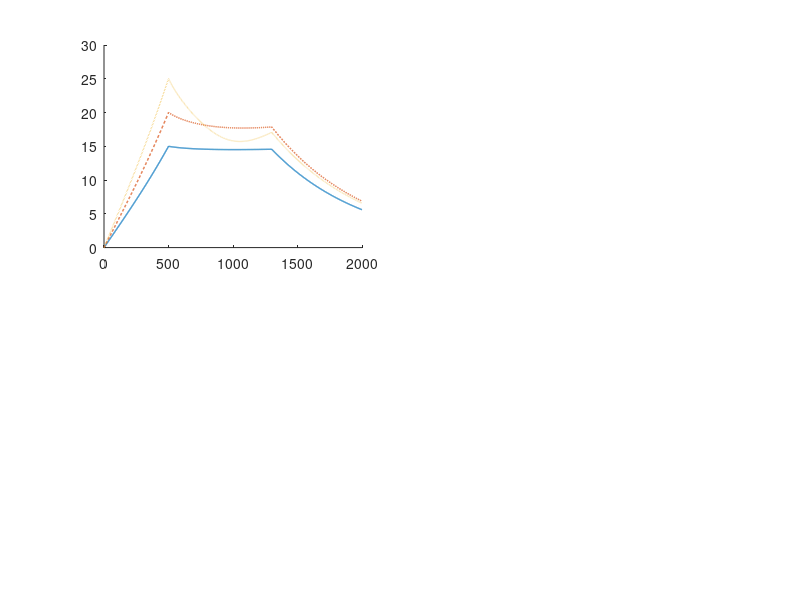

Here is the MATLAB script that generated this plot: (Note: this script raises an error after producing the figure.)
% MATLAB Script for Electromechanical Cavity Control (Fig. 4.2-2 style - Reworked)
% Focus on one dominant inertial mode + non-inertial for mechanical model

clearvars; close all; clc;

disp('--- Electromechanical Model Control Simulation (Reworked) ---');

% --- Simulation Parameters ---
T_s = 1e-6;         % Sampling time (s)
t_fill = 500e-6;    % Filling duration (s)
t_flattop = 800e-6; % Flattop duration (s)
t_decay = 700e-6;   % Decay duration (s)
t_pulse_end = t_fill + t_flattop + t_decay;
time_vec_sim = (0:T_s:t_pulse_end-T_s)';
n_pts = length(time_vec_sim);

n_fill_end = round(t_fill / T_s);
n_flattop_end = n_fill_end + round(t_flattop / T_s);

% --- Electrical Parameters ---
f_hb = 217;           % Half-bandwidth (Hz)
w_hb = 2 * pi * f_hb;   % omega_1/2 (rad/s)
w0_rho = 4.247e12;    % omega0*rho (Ohm/s or V/(A*s))

% --- Simulation Cases (Vc, Predetuning, Beam Current) ---
Vc_lvls_MV = [15, 20, 25];       % MV
df0_lvls_Hz = [130, 230, 370];   % Approx. optimal predetuning (Hz)
Ib_lvls_mA = [5.0, 6.5, 8.0];   % Approx. optimal beam current (mA)
num_sim_cases = length(Vc_lvls_MV);
sim_results = cell(num_sim_cases, 1);

% --- Mechanical Model Constants ---
L_cav_sq = (1.037)^2; 
K_L_Hz_per_MVm2_all = [0.1, 0.1, 0.1, 0.5]; % K factor Hz/(MV/m)^2
km_Hz_per_MV2_all = K_L_Hz_per_MVm2_all / L_cav_sq; % k factor Hz/MV^2

% Using ONE dominant inertial mode + non-inertial
fm_mech_Hz_inertial = 235; % Hz (first mode from Table 3.1-1)
wm_mech_rs_inertial = 2 * pi * fm_mech_Hz_inertial;
Qm_mech_inertial = 100;
km_Hz_per_MV2_inertial = km_Hz_per_MV2_all(1);

tau_noni_s = 0.1e-3; 
k_noni_Hz_MV2 = km_Hz_per_MV2_all(4);

% --- Main Simulation Loop ---
for i_case = 1:num_sim_cases
    Vc_mag_target = Vc_lvls_MV(i_case) * 1e6; 
    df0_Hz = df0_lvls_Hz(i_case);             
    Ib_mag_flattop = Ib_lvls_mA(i_case) * 1e-3; 
    
    Vc_phase_target = 0; 
    Vc_cplx_target = Vc_mag_target * exp(1j * Vc_phase_target);
    dw0_rs = 2 * pi * df0_Hz; 
    phi_b_rel = 0; 
    Ub_phase = Vc_phase_target + phi_b_rel;
    Ub_cplx_flattop = w0_rho * Ib_mag_flattop * exp(1j * Ub_phase);

    fprintf('Simulating Case %d: Vc=%.0fMV, df0=%.0fHz, Ib=%.1fmA\n', i_case, Vc_lvls_MV(i_case), df0_Hz, Ib_lvls_mA(i_case));

    % Initialize states per case
    W_m_inert_single = [0, 0]; % [delta_w_m, dot_delta_w_m] for the single inertial mode
    dw_noni_rs = 0;
    v_cav_cplx = zeros(n_pts, 1);
    u_drive_Vps = zeros(n_pts, 1);
    i_total_abs_A = zeros(n_pts, 1);
    phi_cav_target_fill = Vc_phase_target; % Initial target phase for filling logic
                                       % This needs to be chosen to make phase at t_f = Vc_phase_target
                                       % For simplicity, start with Vc_phase_target and let it evolve via dphi/dt = DeltaOmega
    
    dw_LFD_rs = zeros(n_pts, 1);
    dw_total_rs = zeros(n_pts, 1);

    for n = 1:(n_pts-1)
        v_n_V_abs = abs(v_cav_cplx(n));
        v_n_sq_MV2 = (v_n_V_abs / 1e6)^2;

        % Simplified Mechanical Model Update (1 inertial + 1 non-inertial)
        % Inertial Mode
        km_Hz_V2_i = km_Hz_per_MV2_inertial / (1e6)^2;
        Am_m = [0, 1; -wm_mech_rs_inertial^2, -wm_mech_rs_inertial/Qm_mech_inertial];
        Bm_m_term = -2 * pi * wm_mech_rs_inertial^2 * km_Hz_V2_i;
        Bm_m = [0; Bm_m_term];
        W_dot = Am_m * W_m_inert_single' + Bm_m * v_n_V_abs^2;
        W_m_inert_single = W_m_inert_single + (W_dot * T_s)';
        dw_inert_LFD_rs = W_m_inert_single(1);
        
        % Non-Inertial Mode
        km_noni_Hz_V2_val = k_noni_Hz_MV2 / (1e6)^2;
        drv_term_noni = -2 * pi * km_noni_Hz_V2_val * v_n_V_abs^2;
        dot_dw_noni = (drv_term_noni - dw_noni_rs) / tau_noni_s;
        dw_noni_rs = dw_noni_rs + dot_dw_noni * T_s;
        
        dw_LFD_rs(n) = dw_inert_LFD_rs + dw_noni_rs;
        dw_total_rs(n) = dw0_rs + dw_LFD_rs(n);

        % Electrical Control Input
        if n <= n_fill_end % FILLING
            % Target phase for u_drive should be such that d(phi_cav)/dt = delta_w_total
            % Let the phase of u_drive be phi_u
            % v_cav_phase_current_step = angle(v_cav_cplx(n)); % This can be noisy if v_cav is small
            % phi_u = v_cav_phase_current_step + delta_w_total_rs(n) * T_s; % Predict next phase for resonance
            % Alternative: Maintain a target phase accumulator for u_drive
            phi_cav_target_fill = phi_cav_target_fill + dw_total_rs(n) * T_s;

            t_fill_curr = (n-1)*T_s;
            sinh_tf = sinh(w_hb * t_fill);
            u_mag = 0;
            if abs(sinh_tf) > 1e-9
                u_mag = w_hb * Vc_mag_target * exp(w_hb * t_fill_curr) / sinh_tf;
            end
            u_drive_Vps(n) = u_mag * exp(1j * phi_cav_target_fill);
            i_total_abs_A(n) = abs(u_drive_Vps(n)) / w0_rho;
        elseif n > n_fill_end && n <= n_flattop_end % FLATTOP
            Ac_n = -w_hb + 1j * dw_total_rs(n);
            u_drive_Vps(n) = -Ac_n * Vc_cplx_target; % This is omega0*rho*(ig-ib)
            i_total_abs_A(n) = abs(u_drive_Vps(n)) / w0_rho; % This is |ig-ib|
        else % DECAY
            u_drive_Vps(n) = 0;
            i_total_abs_A(n) = 0;
        end
        
        % Electrical Model Update
        An_elec = (1 - w_hb * T_s) + 1j * dw_total_rs(n) * T_s;
        un_elec_drive = T_s * u_drive_Vps(n);
        if n < n_pts
            v_cav_cplx(n+1) = An_elec * v_cav_cplx(n) + un_elec_drive;
        end
    end
    dw_LFD_rs(n_pts) = dw_LFD_rs(n_pts-1); 
    dw_total_rs(n_pts) = dw_total_rs(n_pts-1);
    i_total_abs_A(n_pts) = i_total_abs_A(n_pts-1);
    u_drive_Vps(n_pts) = u_drive_Vps(n_pts-1);

    sim_results{i_case}.v_cav_abs = abs(v_cav_cplx);
    sim_results{i_case}.v_cav_phase = unwrap(angle(v_cav_cplx));
    sim_results{i_case}.i_total_abs_A = i_total_abs_A;
    u_drive_phase_temp = unwrap(angle(u_drive_Vps));
    u_drive_phase_temp(abs(u_drive_Vps) < 1e-9) = NaN;
    sim_results{i_case}.u_drive_phase = u_drive_phase_temp;
    sim_results{i_case}.dw_total_rs = dw_total_rs;
    sim_results{i_case}.Vc_level_MV = Vc_lvls_MV(i_case);
end
disp('All simulations finished.');

% --- Plotting (Overlaying results) ---
plot_fs = 8; 
line_styles = {'-', '--', ':'};
plot_colors = lines(num_sim_cases);
Vc_legend = arrayfun(@(x) sprintf('%dMV',x), Vc_lvls_MV, 'UniformOutput', false);

figure('Name', 'Electromechanical Sim (Multi Vc - Reworked)');

subplot(2,2,1); hold on;
for i=1:num_sim_cases, plot(time_vec_sim*1e6, sim_results{i}.v_cav_abs/1e6, 'LineWidth',1, 'Color',plot_colors(i,:), 'LineStyle',line_styles{i}); end
hold off; title('$|V_{cav}(t)|$','Int','latex','FS',plot_fs+1); xlabel('Time ($\mu$s)','Int','latex','FS',plot_fs); ylabel('$|V_{cav}|$ (MV)','Int','latex','FS',plot_fs);
grid on; set(gca,'FS',plot_fs); xlim([0 t_pulse_end*1e6]); legend(Vc_legend,'Loc','SE','FS',plot_fs-1);

subplot(2,2,2); hold on;
for i=1:num_sim_cases, plot(time_vec_sim*1e6, sim_results{i}.i_total_abs_A*1e3, 'LineWidth',1, 'Color',plot_colors(i,:), 'LineStyle',line_styles{i}); end
hold off; title('$|i_{total}(t)|$','Int','latex','FS',plot_fs+1); xlabel('Time ($\mu$s)','Int','latex','FS',plot_fs); ylabel('Current (mA)','Int','latex','FS',plot_fs);
grid on; set(gca,'FS',plot_fs); xlim([0 t_pulse_end*1e6]); legend(Vc_legend,'Loc','NE','FS',plot_fs-1);

subplot(2,2,3); hold on;
for i=1:num_sim_cases
    plot(time_vec_sim*1e6, sim_results{i}.v_cav_phase, 'LineWidth',1, 'Color',plot_colors(i,:), 'LineStyle',line_styles{i});
end
hold off; title('Phase of $V_{cav}$','Int','latex','FS',plot_fs+1); xlabel('Time ($\mu$s)','Int','latex','FS',plot_fs); ylabel('Phase (rad)','Int','latex','FS',plot_fs);
grid on; set(gca,'FS',plot_fs); xlim([0 t_pulse_end*1e6]); legend(Vc_legend,'Loc','SE','FS',plot_fs-1);

subplot(2,2,4); hold on;
for i=1:num_sim_cases, plot(time_vec_sim*1e6, sim_results{i}.dw_total_rs/(2*pi), 'LineWidth',1, 'Color',plot_colors(i,:), 'LineStyle',line_styles{i}); end
hold off; title('Total Cavity Detuning $\Delta f(t)$','Int','latex','FS',plot_fs+1); xlabel('Time ($\mu$s)','Int','latex','FS',plot_fs); ylabel('$\Delta f$ (Hz)','Int','latex','FS',plot_fs);
grid on; set(gca,'FS',plot_fs); xlim([0 t_pulse_end*1e6]); legend(Vc_legend,'Loc','NE','FS',plot_fs-1);

sgtitle('Electromechanical Model ($V_{flattop}$ varied, Simplified Mech. Model)', 'Int','latex', 'FS', plot_fs+2);
disp('Plots generated using a simplified mechanical model (1 inertial + 1 non-inertial mode).');